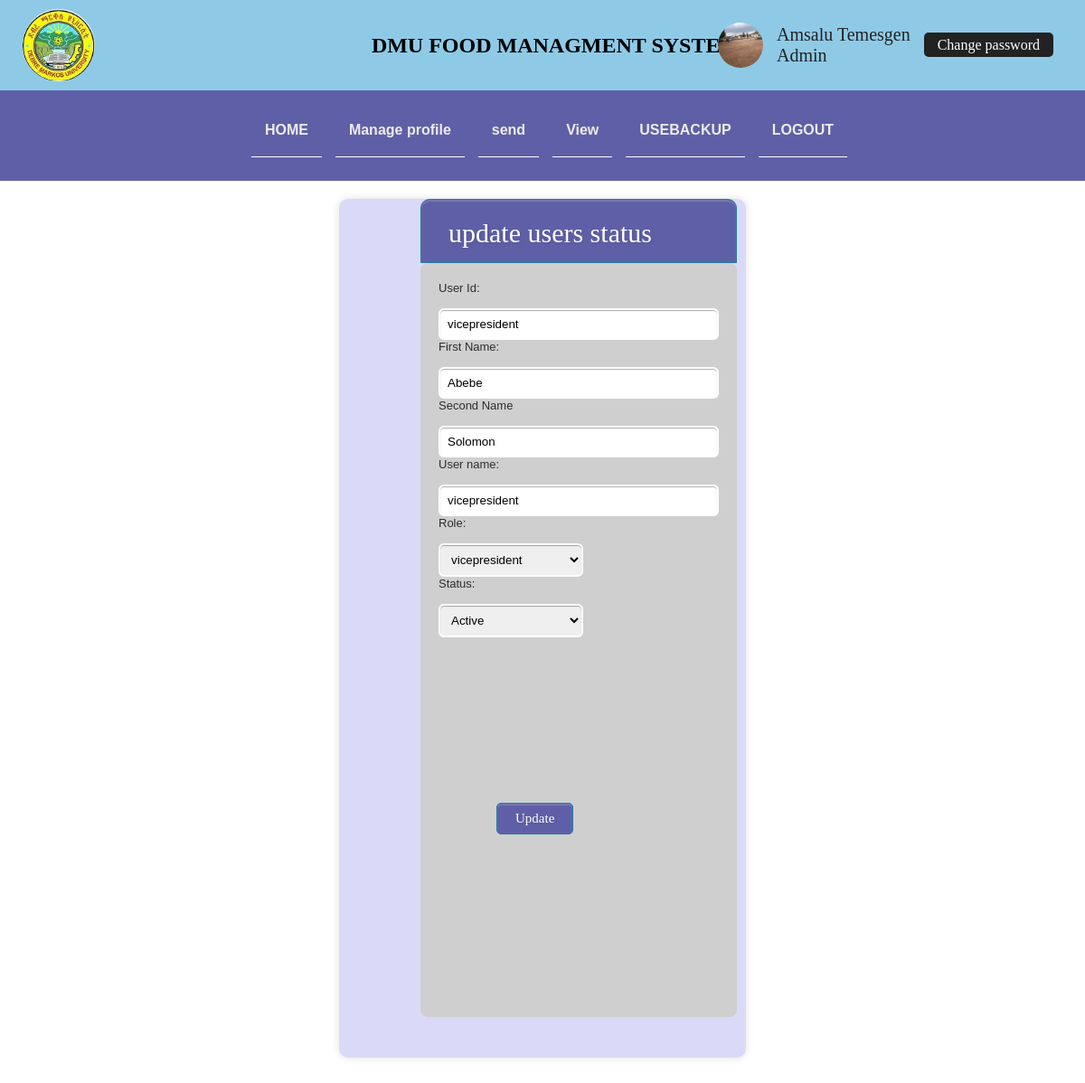
The app's page /admin/updateuserprofileform.php?user_id=vicepresident (signed in) with its own data.
### tables this page shows
CREATE TABLE `user` (
  `user_id` varchar(100) NOT NULL,
  `fname` varchar(100) NOT NULL,
  `sname` varchar(100) NOT NULL,
  `position` varchar(100) NOT NULL,
  `Age` int(100) NOT NULL,
  `sex` varchar(100) NOT NULL,
  `phone` varchar(100) NOT NULL,
  `photo` varchar(200) NOT NULL,
  `role` varchar(100) NOT NULL,
  `date` date NOT NULL
);

CREATE TABLE `account` (
  `no` int(11) NOT NULL,
  `username` varchar(30) NOT NULL,
  `password` varchar(255) NOT NULL,
  `status` varchar(30) NOT NULL
);

### admin/updateuserprofileform.php (the view, shortened to what this page needs)
<?php
include("../connection.php");
   include("navbar.php");
?><!DOCTYPE html>
<html lang="en">
<head>
    <link rel="stylesheet" href="../css/forms.css">
</head>
<body>
    <?php
if(isset($_SESSION['user']['username'])){
  $userid=$_REQUEST['user_id'];
	$result=mysqli_query($conn,"select * from user,account where user.user_id='$userid'and account.username='$userid' ");
	$row=mysqli_fetch_array($result);
    ?>
    <div class="form-style-10">
   <h2>update users status</h2>
    <form action="" method="">
    <div class="inner-wrap">
	<table align="center" height="400px" width="400px">
   <label> User Id:</label><input type="text" name="user_id" value="<?php echo $row['user_id'];?>" readonly>
	<label>First Name:</label>
	<input type="text" name="fname" value="<?php echo $row['fname'];?>">
	<label>Second Name</label>
	<input type="text" name="sname" value="<?php echo $row['sname'];?>">
	<label>User name:</label><input type="text" name="user_id" value="<?php echo $row['user_id'];?>">
	<label>Role:</label>
	<select name="role" style="width: 160px;">
    <?php
	if($row['role']=="admin"){
        ?>
        <option value="admin" selected="admin">admin</option>
	<option value="chef" >chef</option>
	<option value="foodstore">foodstore</option>
	<option value="studdir">student directorate</option>
	<option value="nurse">nurse</option>
	<option value="headcafe">headcafe</option>
	<option value="studentunion">student union</option>
	<option value="purchase">purchase</option>
	<option value="enterprise">enterprise</option>
	<option value="merchant">merchant</option>
	<option value="president">president</option>
	<option value="vicepresident">vicepresident</option>
	<option value="registrar">registrar</option>
	<option value="procter">procter</option>
	<option value="college">college</option>
	<option value="ticker">ticker</option>
	<option value="finance">finance</option>
	<?php
	}else if($row['role']=="vicepresident"){
	?>
	<option value="vicepresident" selected="vicepresident">vicepresident</option>
	<?php
	}
	?>
	</select></td></tr>
	<label>Status:</label>
	<select name="status" style="width: 160px;">
	<?php
	if($row['status']=="1")
	{
	?>
	<option value="1" selected>Active</option><option value="0">Blocked</option>
	<?php
	}else if($row['status']=="0"){
	?>
	<option value="1">Active</option><option value="0" selected>Blocked</option>
	<?php
	}
	?>
	</select></td></tr>
	<tr><td></td><td><input type="submit" value="Update" name="update"></table></div></form>
	<?php
}else
    {
    	header("location:index.php");
     }
?>
</body>
</html>

### admin/navbar.php (shortened to what this page needs)
<?php
include("../connection.php");
?><!DOCTYPE html>
<html lang="en">
<head>
    <link rel="stylesheet" href="../css/stylesheet.css">
</head>
<body>
      <div class="contain">
    <div class="body1">
        <div class="logo">
            <img src="images/logo.jpg" id="logoe">
        </div>
        <h1 class="proj_title">DMU FOOD MANAGMENT SYSTEM</h1>
        <div class="profile">
            <?php
            if(isset($_SESSION['user']['username'])){
            $un = $_SESSION['user']['username'];
                $query1 = "select * from user where user_id='$un'";
                $result = mysqli_query($conn,$query1);
                if($row = mysqli_fetch_assoc($result)){
                    echo '
                    <div class="pro_img">
                        <img src="../banner_img.jpeg" alt="">
                    </div>
                    <div class="pro_name_role">
                        <div class="pro_name">'.$row['fname']." " .$row['sname'].'</div>
                        <div class="pro_role">'.$row['role'].'</div>
                    </div>
                    <div class="edit_btn">
                        <a href="changepassword.php">Change password</a>
                    </div>
                    ';
                }
            }
            ?>
        </div>
    </div>
    <div class="navbar">
        <ul class="ul_container" >
            <li class="li_class"> <a href="adminhome.php">HOME </a></li>
            <li class="li_class" >
                <a href="#"> Manage profile </a>
            </li>
            <li class="li_class" >
                <a href="#"> send</a>
            </li>
            <li class="li_class"><a href="#">View  </a>
            </li>
            <li class="li_class"><a href="backup.php">USEBACKUP</a></li>
            <li class="li_class"><a href="../logout.php">LOGOUT</a></li>
        </ul>
    </div>
  </div>
</body>
</html>

### css/stylesheet.css (style rules this page uses)
* { margin: 0PX; padding: 0PX; box-sizing: border-box; }
.contain { position: fixed; top: 0; left: 0; max-width: 100vw; z-index: 10; display: flex; flex-direction: column; justify-content: center; align-items: center; }
.body1 { position: relative; background-color: #8ecae6; width: 100%; height:100px; display: flex; flex-wrap: wrap; justify-content: center; align-items: center; padding: 0 15px; }
.proj_title { font-size: 1.5em; margin-left: 30px; }
.logo { position: absolute; top: 0; left: 15px; justify-self: flex-start; margin: 10px 10px 10px 10px; width: 80px; height: 80px; }
.logo img { width: 100%; height: 100%; border-radius: 50%; object-fit: cover; cursor: pointer; }
.navbar { position: relative; width:100vw; text-align: center; background-color: rgb(95, 95, 167); height: auto; padding: 15px 0; }
.navbar ul { list-style: none; display: flex; flex-direction: column; justify-content: center; align-items: center; padding:0; margin:0; }
.navbar li { margin-left: 5px; display: inline-block; }
.navbar a { margin-left: 10px; text-decoration: none; color: rgb(236, 236, 236); display: block; padding:20px 15px; align-items: center; font-weight: 800; font-family: arial; font-size: 16PX; transition: all .5s; border-bottom: solid 1px #fff; }
@media screen and (min-width:500px) { .navbar .ul_container { flex-direction: row; } }
@media screen and (min-width:500px) { .navbar { height: 100px; } }
.profile { position: absolute; top: 0; right: 35px; display: flex; justify-content: center; align-items: center; height: 100%; }
.pro_img { width: 50px; height: 50px; }
.pro_img img { border-radius: 50%; width: 100%; height: 100%; }
.pro_name_role { margin-left: 15px; }
.pro_name, .pro_role { font-size: 20px; text-transform: capitalize; color: #222222; }
.edit_btn { margin-left: 15px; }
.edit_btn a { text-decoration: none; padding: 5px 15px; color: #fff; background-color: #222222; border-radius: 5px; transition: all .5s; }

### css/forms.css (style rules this page uses)
.form-style-10 { margin:40px auto; margin-top: 220px; width:450px; padding:30px; background: rgb(218, 218, 248); border-radius: 10px; -webkit-border-radius:10px; -moz-border-radius: 10px; box-shadow: 0px 0px 10px rgba(0, 0, 0, 0.13); -moz-box-shadow: 0px 0px 10px rgba(0, 0, 0, 0.13); -webkit-box-shadow: 0px 0px 10px rgba(0, 0, 0, 0.13); }
.form-style-10 .inner-wrap { padding: 20px; background: #cfcfcf; border-radius: 8px; margin-bottom: 15px;width: 350px;margin-left:60px;margin-top: -30px; }
.form-style-10 h2 { background: rgb(95, 95, 167); padding: 20px 30px 15px 30px; margin: -30px -30px 30px -30px; border-radius: 10px 10px 0 0; -webkit-border-radius: 10px 10px 0 0; -moz-border-radius: 10px 10px 0 0; color: #fff; text-shadow: 1px 1px 3px rgba(0, 0, 0, 0.12); font: normal 30px 'Bitter', serif; -moz-box-shadow: inset 0px 2px 2px 0px rgba(255, 255, 255, 0.17); -webkit-box-shadow: inset 0px 2px 2px 0px rgba(255, 255, 255, 0.17); box-shadow: inset 0px 2px 2px 0px rgba(255, 255, 255, 0.17); border: 1px solid #257C9E; width: 350px;margin-left:60px; }
.form-style-10 label { display: block; font: 13px Arial, Helvetica, sans-serif; color: #2d2d2d; margin-bottom: 15px; }
.form-style-10 input[type="text"], .form-style-10 input[type="date"], .form-style-10 input[type="datetime"], .form-style-10 input[type="email"], .form-style-10 input[type="number"], .form-style-10 input[type="search"], .form-style-10 input[type="time"], .form-style-10 input[type="url"], .form-style-10 input[type="password"], .form-style-10 textarea, .form-style-10 select { display: block; box-sizing: border-box; -webkit-box-sizing: border-box; -moz-box-sizing: border-box; width: 100%; padding: 8px; border-radius: 6px; -webkit-border-radius:6px; -moz-border-radius:6px; border: 2px solid #fff; box-shadow: inset 0px 1px 1px rgba(0, 0, 0, 0.33); -moz-box-shadow: inset 0px 1px 1px rgba(0, 0, 0, 0.33); -webkit-box-shadow: inset 0px 1px 1px rgba(0, 0, 0, 0.33); }
.form-style-10 input[type="button"], .form-style-10 input[type="submit"], .form-style-10 input[type="reset"] { background: rgb(95, 95, 167); padding: 8px 20px 8px 20px; border-radius: 5px; -webkit-border-radius: 5px; -moz-border-radius: 5px; color: #fff; text-shadow: 1px 1px 3px rgba(0, 0, 0, 0.12); font: normal 30px 'Bitter', serif; -moz-box-shadow: inset 0px 2px 2px 0px rgba(255, 255, 255, 0.17); -webkit-box-shadow: inset 0px 2px 2px 0px rgba(255, 255, 255, 0.17); box-shadow: inset 0px 2px 2px 0px rgba(255, 255, 255, 0.17); border: 1px solid #257C9E; font-size: 15px; margin-left: 60px; }

### records on screen
user: fname "Amsalu", sname "Temesgen", role "Admin"
user: user_id "vicepresident", fname "Abebe", sname "Solomon", role "vicepresident"
account: status "Active"
